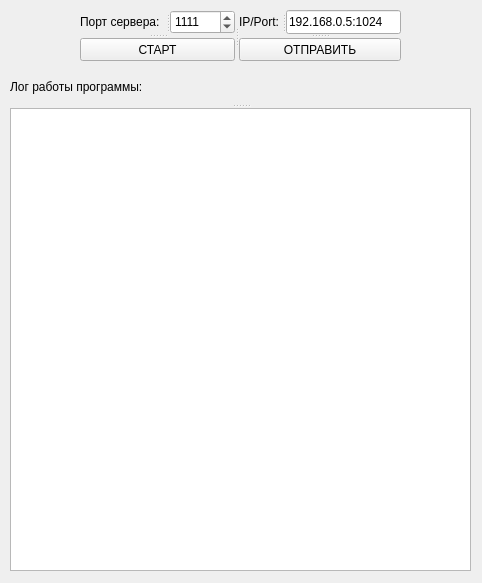
<?xml version="1.0" encoding="UTF-8"?>
<ui version="4.0">
 <class>Widget</class>
 <widget class="QWidget" name="Widget">
  <property name="geometry">
   <rect>
    <x>0</x>
    <y>0</y>
    <width>482</width>
    <height>583</height>
   </rect>
  </property>
  <property name="windowTitle">
   <string>Widget</string>
  </property>
  <widget class="QSplitter" name="splitter_3">
   <property name="geometry">
    <rect>
     <x>10</x>
     <y>70</y>
     <width>461</width>
     <height>501</height>
    </rect>
   </property>
   <property name="orientation">
    <enum>Qt::Vertical</enum>
   </property>
   <widget class="QLabel" name="label_2">
    <property name="layoutDirection">
     <enum>Qt::LeftToRight</enum>
    </property>
    <property name="text">
     <string>Лог работы программы:</string>
    </property>
   </widget>
   <widget class="QPlainTextEdit" name="server_log"/>
  </widget>
  <widget class="QSplitter" name="splitter_6">
   <property name="geometry">
    <rect>
     <x>80</x>
     <y>10</y>
     <width>321</width>
     <height>51</height>
    </rect>
   </property>
   <property name="orientation">
    <enum>Qt::Horizontal</enum>
   </property>
   <widget class="QSplitter" name="splitter_2">
    <property name="orientation">
     <enum>Qt::Vertical</enum>
    </property>
    <widget class="QSplitter" name="splitter">
     <property name="orientation">
      <enum>Qt::Horizontal</enum>
     </property>
     <widget class="QLabel" name="label">
      <property name="text">
       <string>Порт сервера:</string>
      </property>
     </widget>
     <widget class="QSpinBox" name="input_port">
      <property name="maximum">
       <number>65535</number>
      </property>
      <property name="singleStep">
       <number>1</number>
      </property>
      <property name="value">
       <number>1111</number>
      </property>
     </widget>
    </widget>
    <widget class="QPushButton" name="start_server">
     <property name="text">
      <string>СТАРТ</string>
     </property>
     <property name="checkable">
      <bool>true</bool>
     </property>
     <property name="checked">
      <bool>false</bool>
     </property>
    </widget>
   </widget>
   <widget class="QSplitter" name="splitter_5">
    <property name="orientation">
     <enum>Qt::Vertical</enum>
    </property>
    <widget class="QSplitter" name="splitter_4">
     <property name="orientation">
      <enum>Qt::Horizontal</enum>
     </property>
     <widget class="QLabel" name="label_3">
      <property name="text">
       <string>IP/Port:</string>
      </property>
     </widget>
     <widget class="QLineEdit" name="input_ip">
      <property name="text">
       <string>192.168.0.5:1024</string>
      </property>
     </widget>
    </widget>
    <widget class="QPushButton" name="send_ip">
     <property name="text">
      <string>ОТПРАВИТЬ</string>
     </property>
    </widget>
   </widget>
  </widget>
 </widget>
 <layoutdefault spacing="6" margin="11"/>
 <resources/>
 <connections/>
</ui>
